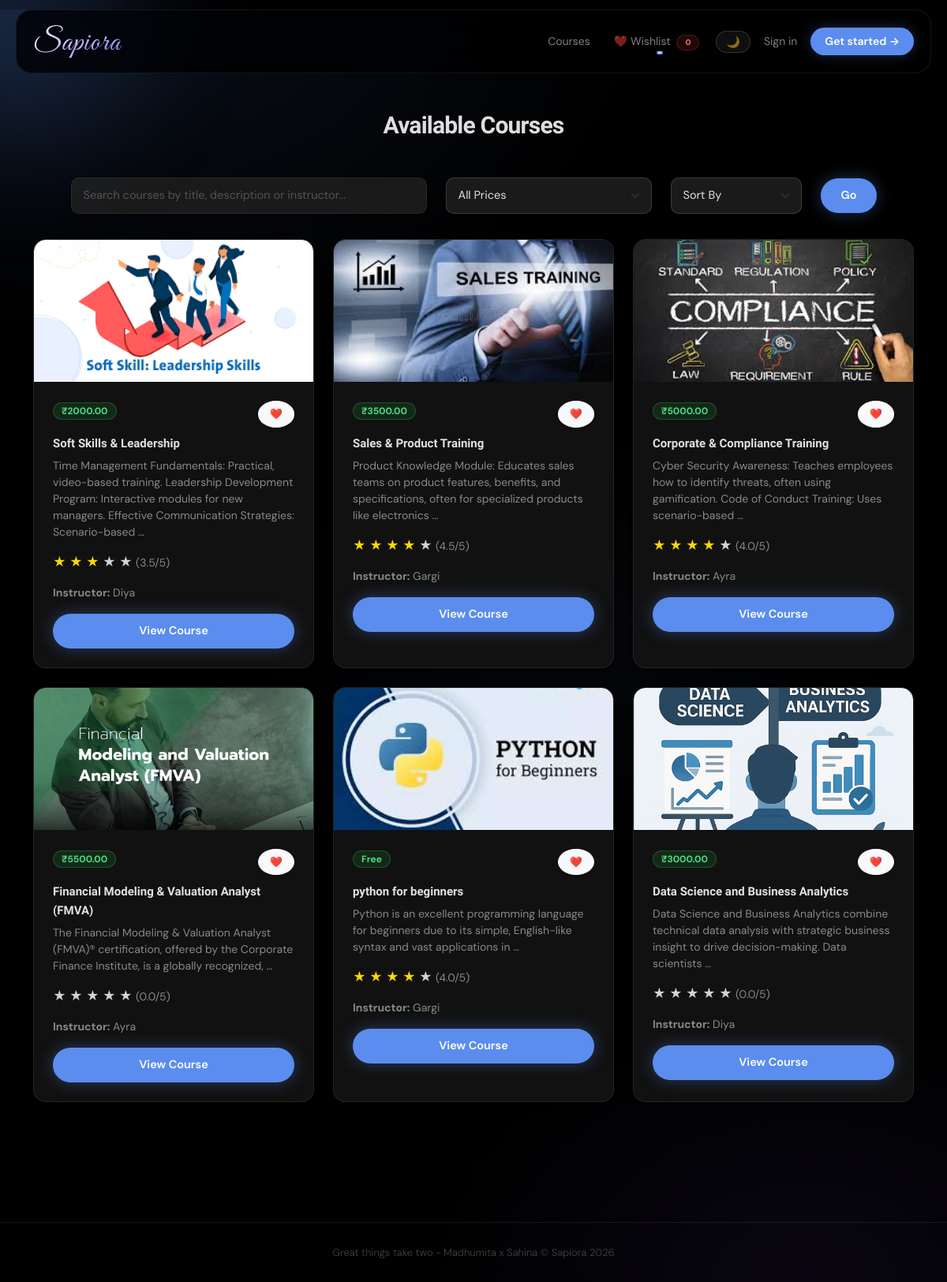
Page /courses/ on the committed database.
### courses/models.py (models this page shows, shortened)
class Course(models.Model):
    title       = models.CharField(max_length=200)
    description = models.TextField()
    instructor  = models.ForeignKey(User, on_delete=models.CASCADE)
    price       = models.DecimalField(max_digits=8, decimal_places=2)
    rating      = models.FloatField(default=0)
    thumbnail   = models.ImageField(upload_to='course_thumbnails/', blank=True, null=True)
    created_at  = models.DateTimeField(auto_now_add=True)

### courses/views.py (the view)
# urls.py: path('', views.course_list, name='course_list'),
def course_list(request):
    courses = Course.objects.all()
    query = request.GET.get('q', '').strip()
    if query:
        courses = courses.filter(
            Q(title__icontains=query) |
            Q(description__icontains=query) |
            Q(instructor__username__icontains=query)
        )
    price_filter = request.GET.get('price', '')
    if price_filter == 'free':
        courses = courses.filter(price=0)
    elif price_filter == 'paid':
        courses = courses.filter(price__gt=0)
    context = {
        'courses': courses,
        'query': query,
        'price_filter': price_filter,
        'total_results': courses.count(),
    }
    return render(request, 'courses/course_list.html', context)

### templates/courses/course_list.html (shortened to what this page needs)
{% extends "base.html" %}
{% block content %}
<div class="courses-section">
    <h2 class="mb-5 text-center fw-bold section-title">Available Courses</h2>
    <form method="GET" action="{% url 'course_list' %}">
    <div class="row justify-content-center mb-4 align-items-center">
        <div class="col-md-5 mb-2">
            <input type="text" name="q" id="courseSearch"
                class="form-control rounded-pill px-4 py-2 shadow-sm"
                placeholder="Search courses by title, description or instructor..."
                value="{{ query }}">
        </div>
        <div class="col-md-3 mb-2">
            <select name="price" id="priceFilter" class="form-select rounded-pill px-3 py-2 shadow-sm">
                <option value="">All Prices</option>
            </select>
        </div>
        <div class="col-md-2 mb-2">
            <select id="courseSort" class="form-select rounded-pill px-3 py-2 shadow-sm">
                <option value="">Sort By</option>
            </select>
        </div>
        <div class="col-md-1 mb-2">
            <button type="submit" class="btn btn-primary rounded-pill w-100">Go</button>
        </div>
    </div>
    </form>
    <div class="row" id="courseContainer">
        {% for course in courses %}
        <div class="col-md-4 mb-4 course-col">
            <div class="card course-card h-100 shadow-sm border-0 position-relative"
                 data-title="{{ course.title|lower }}"
                 data-price="{{ course.price }}">
                {% if course.thumbnail %}
                <div style="height:180px; overflow:hidden; border-radius:14px 14px 0 0;">
                    <img src="{{ course.thumbnail.url }}" alt="{{ course.title }}"
                         class="course-thumb-img"
                         style="width:100%; height:100%; object-fit:cover; transition:transform 0.4s ease;">
                </div>
                {% else %}
                <div style="height:140px; border-radius:14px 14px 0 0; display:flex; align-items:center; justify-content:center; font-size:42px;
                            background:linear-gradient(135deg, rgba(91,141,238,0.15), rgba(139,92,246,0.1));">
                    📚
                </div>
                {% endif %}
                <div class="p-4">
                    <span class="badge bg-success px-3 py-2 mb-2 d-inline-block">
                        {% if course.price == 0 %}Free{% else %}₹{{ course.price }}{% endif %}
                    </span>
                    <button class="btn btn-sm btn-light rounded-circle shadow-sm float-end"
                        onclick="addToWishlist('{{ course.id }}', '{{ course.title|escapejs }}')">
                        ❤️
                    </button>
                    <h5 class="fw-bold mt-2">
                        <a href="{% url 'course_detail' course.pk %}" class="text-decoration-none">
                            {{ course.title }}
                        </a>
                    </h5>
                    <p class="text-muted small mt-2">
                        {{ course.description|truncatewords:18 }}
                    </p>
                    <div class="mb-3">
                        {% for i in "12345" %}
                            {% if forloop.counter <= course.rating %}
                                <span style="color:gold;">★</span>
                            {% else %}
                                <span style="color:lightgray;">★</span>
                            {% endif %}
                        {% endfor %}
                        <span class="small text-muted">({{ course.rating }}/5)</span>
                    </div>
                    <p class="mb-3 small">
                        <strong>Instructor:</strong> {{ course.instructor.username }}
                    </p>
                    <a href="{% url 'course_detail' course.pk %}" class="btn btn-primary w-100">
                        View Course
                    </a>
                </div>
            </div>
        </div>
        {% empty %}
        <div class="text-center py-5 w-100">
            <p class="text-muted">No courses found.</p>
            <a href="{% url 'course_list' %}" class="btn btn-outline-primary mt-2">View All Courses</a>
        </div>
        {% endfor %}
    </div>
</div>
{% endblock %}

### templates/base.html (shortened to what this page needs)
{% load static %}
<!DOCTYPE html>
<html lang="en">
<head>
    <link href="https://cdn.jsdelivr.net/npm/bootstrap@5.3.2/dist/css/bootstrap.min.css" rel="stylesheet">
    <link href="{% static 'css/style.css' %}" rel="stylesheet">
</head>
<body class="main-body">
<div id="cursorBlob"></div>
<nav class="navbar navbar-expand-lg custom-navbar">
    <div class="container">
        <a class="navbar-brand brand-text" href="{% url 'home' %}" style="text-decoration:none;">
            <span class="sapiora-logo">Sapiora</span>
        </a>
        <div class="collapse navbar-collapse" id="navbarNav">
            <ul class="navbar-nav ms-auto align-items-center gap-1">
                <li class="nav-item">
                    <a class="nav-link custom-link" href="{% url 'course_list' %}">Courses</a>
                </li>
                <li class="nav-item dropdown">
                    <a class="nav-link custom-link dropdown-toggle"
                       href="#" data-bs-toggle="dropdown">
                        ❤️&nbsp;Wishlist
                        <span id="wishlistCount" class="badge bg-danger ms-1" style="font-size:10px;">0</span>
                    </a>
                </li>
                <li class="nav-item">
                    <button id="themeToggle" class="theme-toggle-btn">🌙</button>
                </li>
                {% if user.is_authenticated %}
                    <li class="nav-item">
                        <a class="nav-link custom-link" href="{% url 'student_dashboard' %}">Dashboard</a>
                    </li>
                    <li class="nav-item dropdown">
                        <a class="nav-link custom-link dropdown-toggle d-flex align-items-center gap-2"
                           href="#" data-bs-toggle="dropdown">
                            <span style="
                                background: linear-gradient(135deg, #5b8dee, #8b5cf6);
                                color: white;
                                border-radius: 50%;
                                width: 26px; height: 26px;
                                display: inline-flex;
                                align-items: center; justify-content: center;
                                font-size: 11px; font-weight: 700;
                                flex-shrink: 0;
                                font-family: 'Bricolage Grotesque', sans-serif;
                            ">{{ user.username|first|upper }}</span>
                            {{ user.username }}
                        </a>
                        <ul class="dropdown-menu dropdown-menu-end">
                            <li><a class="dropdown-item" href="{% url 'profile' %}">⚙️&nbsp; My Profile</a></li>
                            <li><a class="dropdown-item" href="{% url 'student_dashboard' %}">📊&nbsp; Dashboard</a></li>
                            {% if user.is_staff %}
                            <li><a class="dropdown-item" href="{% url 'instructor_dashboard' %}">👨‍🏫&nbsp; Instructor</a></li>
                            {% endif %}
                            <li><hr class="dropdown-divider"></li>
                            <li>
                                <form action="{% url 'logout' %}" method="POST">
                                    {% csrf_token %}
                                    <button type="submit" class="dropdown-item text-danger">
                                        🚪&nbsp; Logout
                                    </button>
                                </form>
                            </li>
                        </ul>
                    </li>
                {% else %}
                    <li class="nav-item">
                        <a class="nav-link custom-link" href="{% url 'login' %}">Sign in</a>
                    </li>
                    <li class="nav-item">
                        <a class="nav-link custom-link register-btn" href="{% url 'register' %}">
                            Get started →
                        </a>
                    </li>
                {% endif %}
            </ul>
        </div>
    </div>
</nav>
<div class="container py-5 content-wrapper">
    {% block content %}{% endblock %}
</div>
<footer class="text-center custom-footer">
   Great things take two - Madhumita x Sahina © Sapiora 2026
</footer>
</body>
</html>

### templates/base.html (style rules this page uses)
#cursorBlob { position: fixed; width: 500px; height: 500px; border-radius: 50%; pointer-events: none; z-index: 999; top: 0; left: 0; transform: translate(-50%, -50%); background: radial-gradient(circle, rgba(91,141,238,0.25) 0%, rgba(139,92,246,0.10) 40%, transparent 70%); filter: blur(60px); will-change: left, top, background; opacity: 1; }

### rows in the picture
Course: thumbnail (picture), price "2000.00", title "Soft Skills & Leadership", description "Time Management Fundamentals: Practical, video-based training. Leadership Development Program: Interactive modules for new managers. Effective Communication Strategies: Scenario-based …", rating "3.5", instructor.username "Diya"
Course: thumbnail (picture), price "3500.00", title "Sales & Product Training", description "Product Knowledge Module: Educates sales teams on product features, benefits, and specifications, often for specialized products like electronics …", rating "4.5", instructor.username "Gargi"
Course: thumbnail (picture), price "5000.00", title "Corporate & Compliance Training", description "Cyber Security Awareness: Teaches employees how to identify threats, often using gamification. Code of Conduct Training: Uses scenario-based …", rating "4.0", instructor.username "Ayra"
Course: thumbnail (picture), price "5500.00", title "Financial Modeling & Valuation Analyst (FMVA)", description "The Financial Modeling & Valuation Analyst (FMVA)® certification, offered by the Corporate Finance Institute, is a globally recognized, …", rating "0.0", instructor.username "Ayra"
Course: thumbnail (picture), price "Free", title "python for beginners", description "Python is an excellent programming language for beginners due to its simple, English-like syntax and vast applications in …", rating "4.0", instructor.username "Gargi"
Course: thumbnail (picture), price "3000.00", title "Data Science and Business Analytics", description "Data Science and Business Analytics combine technical data analysis with strategic business insight to drive decision-making. Data scientists …", rating "0.0", instructor.username "Diya"
